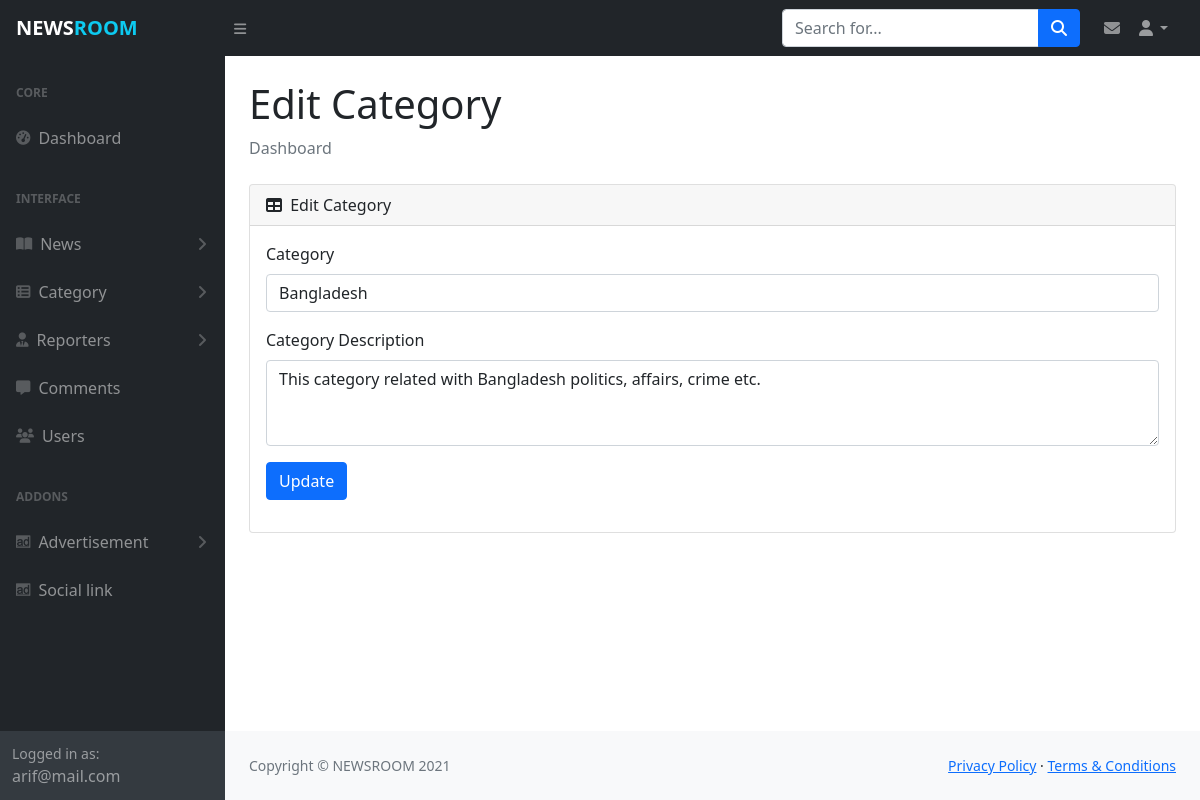
Page /admin/update_category.php?id=1 (signed in) on the committed database.
### tables this page shows
CREATE TABLE `myadmin` (
  `id` int(11) NOT NULL,
  `admin_name` varchar(30) DEFAULT NULL,
  `admin_mail` varchar(30) NOT NULL,
  `admin_pass` varchar(80) NOT NULL,
  `created_date` timestamp NOT NULL DEFAULT current_timestamp(),
  `updated_date` timestamp NULL DEFAULT NULL ON UPDATE current_timestamp()
);

CREATE TABLE `mycategory` (
  `id` int(11) NOT NULL,
  `cat_name` varchar(30) NOT NULL,
  `cat_detail` varchar(300) DEFAULT NULL,
  `is_active` int(1) DEFAULT NULL,
  `created_date` timestamp NOT NULL DEFAULT current_timestamp(),
  `updated_date` timestamp NULL DEFAULT NULL ON UPDATE current_timestamp()
);

### admin/update_category.php (the view, shortened to what this page needs)
<?php include_once('includes/header.php');?>
<?php
if (isset($_GET["id"])) {
    $id=$_GET["id"];
    $sql="SELECT id, cat_name, cat_detail FROM mycategory WHERE id='$id'";
    $result=$db_config->query($sql);
    $data=$result->fetch_assoc();
}
?>
                <main>
                    <div class="container-fluid px-4">
                        <h1 class="mt-4">Edit Category</h1>
                        <ol class="breadcrumb mb-4">
                            <li class="breadcrumb-item active">Dashboard</li>
                        </ol>
                        <div class="card mb-4">
                            <div class="card-header">
                                <i class="fas fa-table me-1"></i>
                                Edit Category
                            </div>
                            <div class="card-body table-responsive">
                              <form action="includes/process.php" method="post">
                                <div class="mb-3">
                                    <label for="exampleFormControlInput1" class="form-label">Category</label>
                                    <input type="text" name="cat_name" value="<?php if (!empty($data['cat_name'])) echo $data['cat_name'] ?>" class="form-control" id="exampleFormControlInput1" placeholder="Name of category">
                                </div>
                                <div class="mb-3">
                                  <label for="exampleFormControlTextarea1" class="form-label">Category Description</label>
                                  <textarea name="cat_detail" class="form-control" id="exampleFormControlTextarea1" rows="3"><?php if (!empty($data['cat_detail'])) echo $data['cat_detail'] ?></textarea>
                                </div>
                                <div class="mb-3">
                                  <input type="submit" value="Update" name="cat_edit" class="btn btn-primary">
                                </div>
                              </form>
                            </div>
                        </div>
                    </div>
                </main>
<?php include_once('includes/footer.php');?>

### admin/includes/header.php (shortened to what this page needs)
<?php
    include_once('config.php');
    $sql= "SELECT admin_name, admin_mail FROM myadmin";
    $result= $db_config->query($sql);
    $data= $result->fetch_object();
?>
<!DOCTYPE html>
<html lang="en">
    <head>
        <link href="https://cdn.jsdelivr.net/npm/simple-datatables@latest/dist/style.css" rel="stylesheet" />
        <link href="https://cdn.jsdelivr.net/npm/bootstrap@5.1.0/dist/css/bootstrap.min.css" rel="stylesheet">
        <link href="https://cdn.jsdelivr.net/npm/summernote@0.8.18/dist/summernote-lite.min.css" rel="stylesheet">
        <link rel="stylesheet" href="js/styles.css?v=<?php echo time();?>">
    </head>
    <body class="sb-nav-fixed">
        <nav class="sb-topnav navbar navbar-expand navbar-dark bg-dark">
            <a class="navbar-brand ps-3 fw-bold" href="dashboard.php">NEWS<span class="text-info">ROOM</span></a>
            <button class="btn btn-link btn-sm order-1 order-lg-0 me-4 me-lg-0" id="sidebarToggle" href="#!"><i class="fas fa-bars"></i></button>
            <form class="d-none d-md-inline-block form-inline ms-auto me-0 me-md-3 my-2 my-md-0">
                <div class="input-group">
                    <input class="form-control" type="text" placeholder="Search for..." aria-label="Search for..." aria-describedby="btnNavbarSearch" />
                    <button class="btn btn-primary" id="btnNavbarSearch" type="button"><i class="fas fa-search"></i></button>
                </div>
            </form>
            <div class="mx-2">
                <a href="manage_massages.php" class="text-decoration-none text-white-50">
                    <i class="fas fa-envelope"></i>
                </a>
            </div>
            <ul class="navbar-nav ms-auto ms-md-0 me-3 me-lg-4">
                <li class="nav-item dropdown">
                    <a class="nav-link dropdown-toggle" id="navbarDropdown" href="#" role="button" data-bs-toggle="dropdown" aria-expanded="false"><i class="fas fa-user fa-fw"></i></a>
                </li>
            </ul>
        </nav>
        <div id="layoutSidenav">
            <div id="layoutSidenav_nav">
                <nav class="sb-sidenav accordion sb-sidenav-dark" id="sidenavAccordion">
                    <div class="sb-sidenav-menu">
                        <div class="nav">
                            <div class="sb-sidenav-menu-heading">Core</div>
                            <a class="nav-link" href="dashboard.php">
                                <div class="sb-nav-link-icon"><i class="fas fa-tachometer-alt"></i></div>
                                Dashboard
                            </a>
                            <div class="sb-sidenav-menu-heading">Interface</div>
                            <a class="nav-link collapsed" href="#" data-bs-toggle="collapse" data-bs-target="#collapseLayouts" aria-expanded="false" aria-controls="collapseLayouts">
                                <div class="sb-nav-link-icon"><i class="fas fa-book-open"></i></div>
                                News
                                <div class="sb-sidenav-collapse-arrow"><i class="fas fa-angle-down"></i></div>
                            </a>
                            <a class="nav-link collapsed" href="#" data-bs-toggle="collapse" data-bs-target="#collapsePages" aria-expanded="false" aria-controls="collapsePages">
                                <div class="sb-nav-link-icon"><i class="fas fa-th-list"></i></div>
                                Category
                                <div class="sb-sidenav-collapse-arrow"><i class="fas fa-angle-down"></i></div>
                            </a>
                            <a class="nav-link collapsed" href="#" data-bs-toggle="collapse" data-bs-target="#collapseReporter" aria-expanded="false" aria-controls="collapseLayouts">
                                <div class="sb-nav-link-icon"><i class="fas fa-user-tie"></i></div>
                                Reporters
                                <div class="sb-sidenav-collapse-arrow"><i class="fas fa-angle-down"></i></div>
                            </a>
                            <a class="nav-link" href="manage_comments.php">
                                <div class="sb-nav-link-icon"><i class="fas fa-comment-alt"></i></div>
                                Comments
                            </a>
                            <a class="nav-link" href="manage_users.php">
                                <div class="sb-nav-link-icon"><i class="fas fa-users"></i></div>
                                Users
                            </a>
                            <div class="sb-sidenav-menu-heading">Addons</div>
                            <a class="nav-link collapsed" href="#" data-bs-toggle="collapse" data-bs-target="#collapsead" aria-expanded="false" aria-controls="collapseLayouts">
                                <div class="sb-nav-link-icon"><i class="fab fa-adversal"></i></div>
                                Advertisement
                                <div class="sb-sidenav-collapse-arrow"><i class="fas fa-angle-down"></i></div>
                            </a>
                            <a class="nav-link" href="manage_social_link.php">
                                <div class="sb-nav-link-icon"><i class="fab fa-adversal"></i></div>
                                Social link
                            </a>
                        </div>
                    </div>
                    <div class="sb-sidenav-footer">
                        <div class="small">Logged in as:</div>
                        <?php echo $data->admin_mail ?>
                    </div>
                </nav>
            </div>
            <div id="layoutSidenav_content">

### admin/js/styles.css (style rules this page uses)
.fixed-top, .sb-nav-fixed #layoutSidenav #layoutSidenav_nav, .sb-nav-fixed .sb-topnav { position: fixed; top: 0; right: 0; left: 0; z-index: 1030; }
#layoutSidenav { display: flex; }
#layoutSidenav #layoutSidenav_nav { flex-basis: 225px; flex-shrink: 0; transition: transform 0.15s ease-in-out; z-index: 1038; transform: translateX(-225px); }
#layoutSidenav #layoutSidenav_content { position: relative; display: flex; flex-direction: column; justify-content: space-between; min-width: 0; flex-grow: 1; min-height: calc(100vh - 56px); margin-left: -225px; }
.sb-topnav { padding-left: 0; height: 56px; z-index: 1039; }
.sb-topnav .navbar-brand { width: 225px; margin: 0; }
.sb-topnav.navbar-dark #sidebarToggle { color: rgba(255, 255, 255, 0.5); }
@media (min-width: 992px) { #layoutSidenav #layoutSidenav_nav { transform: translateX(0); } }
@media (min-width: 992px) { #layoutSidenav #layoutSidenav_content { margin-left: 0; transition: margin 0.15s ease-in-out; } }
.sb-nav-fixed .sb-topnav { z-index: 1039; }
.sb-nav-fixed #layoutSidenav #layoutSidenav_nav { width: 225px; height: 100vh; z-index: 1038; }
.sb-nav-fixed #layoutSidenav #layoutSidenav_nav .sb-sidenav { padding-top: 56px; }
.sb-nav-fixed #layoutSidenav #layoutSidenav_nav .sb-sidenav .sb-sidenav-menu { overflow-y: auto; }
.sb-nav-fixed #layoutSidenav #layoutSidenav_content { padding-left: 225px; top: 56px; }
.nav .nav-link .sb-nav-link-icon, .sb-sidenav-menu .nav-link .sb-nav-link-icon { margin-right: 0.5rem; }
.sb-sidenav { display: flex; flex-direction: column; height: 100%; flex-wrap: nowrap; }
.sb-sidenav .sb-sidenav-menu { flex-grow: 1; }
.sb-sidenav .sb-sidenav-menu .nav { flex-direction: column; flex-wrap: nowrap; }
.sb-sidenav .sb-sidenav-menu .nav .sb-sidenav-menu-heading { padding: 1.75rem 1rem 0.75rem; font-size: 0.75rem; font-weight: bold; text-transform: uppercase; }
.sb-sidenav .sb-sidenav-menu .nav .nav-link { display: flex; align-items: center; padding-top: 0.75rem; padding-bottom: 0.75rem; position: relative; }
.sb-sidenav .sb-sidenav-menu .nav .nav-link .sb-nav-link-icon { font-size: 0.9rem; }
.sb-sidenav .sb-sidenav-menu .nav .nav-link .sb-sidenav-collapse-arrow { display: inline-block; margin-left: auto; transition: transform 0.15s ease; }
.sb-sidenav .sb-sidenav-menu .nav .nav-link.collapsed .sb-sidenav-collapse-arrow { transform: rotate(-90deg); }
.sb-sidenav .sb-sidenav-footer { padding: 0.75rem; flex-shrink: 0; }
.sb-sidenav-dark { background-color: #212529; color: rgba(255, 255, 255, 0.5); }
.sb-sidenav-dark .sb-sidenav-menu .sb-sidenav-menu-heading { color: rgba(255, 255, 255, 0.25); }
.sb-sidenav-dark .sb-sidenav-menu .nav-link { color: rgba(255, 255, 255, 0.5); }
.sb-sidenav-dark .sb-sidenav-menu .nav-link .sb-nav-link-icon { color: rgba(255, 255, 255, 0.25); }
.sb-sidenav-dark .sb-sidenav-menu .nav-link .sb-sidenav-collapse-arrow { color: rgba(255, 255, 255, 0.25); }
.sb-sidenav-dark .sb-sidenav-footer { background-color: #343a40; }
small, .small { font-size: 0.875em; }

### rows in the picture
myadmin: admin_mail "arif@mail.com"
mycategory: cat_name "Bangladesh", cat_detail "This category related with Bangladesh politics, affairs, crime etc."
